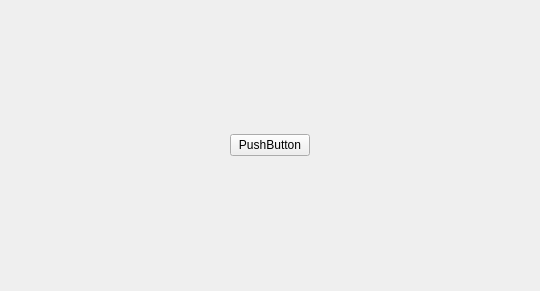
<?xml version="1.0" encoding="UTF-8"?>
<ui version="4.0">
 <class>ButtonGroup</class>
 <widget class="QWidget" name="ButtonGroup">
  <property name="geometry">
   <rect>
    <x>0</x>
    <y>0</y>
    <width>540</width>
    <height>291</height>
   </rect>
  </property>
  <property name="windowTitle">
   <string>Form</string>
  </property>
  <layout class="QGridLayout" name="gridLayout">
   <property name="leftMargin">
    <number>0</number>
   </property>
   <property name="topMargin">
    <number>0</number>
   </property>
   <property name="rightMargin">
    <number>0</number>
   </property>
   <property name="bottomMargin">
    <number>0</number>
   </property>
   <item row="0" column="0">
    <widget class="QStackedWidget" name="stackedWidget">
     <property name="currentIndex">
      <number>0</number>
     </property>
     <widget class="QWidget" name="StratPage">
      <layout class="QHBoxLayout" name="horizontalLayout">
       <item>
        <spacer name="horizontalSpacer">
         <property name="orientation">
          <enum>Qt::Orientation::Horizontal</enum>
         </property>
         <property name="sizeHint" stdset="0">
          <size>
           <width>215</width>
           <height>20</height>
          </size>
         </property>
        </spacer>
       </item>
       <item>
        <widget class="pannel::MyButton" name="strat">
         <property name="text">
          <string>PushButton</string>
         </property>
        </widget>
       </item>
       <item>
        <spacer name="horizontalSpacer_2">
         <property name="orientation">
          <enum>Qt::Orientation::Horizontal</enum>
         </property>
         <property name="sizeHint" stdset="0">
          <size>
           <width>214</width>
           <height>20</height>
          </size>
         </property>
        </spacer>
       </item>
      </layout>
     </widget>
     <widget class="QWidget" name="PlayCardPage">
      <layout class="QHBoxLayout" name="horizontalLayout_2">
       <item>
        <spacer name="horizontalSpacer_3">
         <property name="orientation">
          <enum>Qt::Orientation::Horizontal</enum>
         </property>
         <property name="sizeHint" stdset="0">
          <size>
           <width>215</width>
           <height>20</height>
          </size>
         </property>
        </spacer>
       </item>
       <item>
        <widget class="pannel::MyButton" name="playCard">
         <property name="text">
          <string>PushButton</string>
         </property>
        </widget>
       </item>
       <item>
        <spacer name="horizontalSpacer_4">
         <property name="orientation">
          <enum>Qt::Orientation::Horizontal</enum>
         </property>
         <property name="sizeHint" stdset="0">
          <size>
           <width>214</width>
           <height>20</height>
          </size>
         </property>
        </spacer>
       </item>
      </layout>
     </widget>
     <widget class="QWidget" name="PassOrPlayPage">
      <layout class="QHBoxLayout" name="horizontalLayout_3">
       <item>
        <spacer name="horizontalSpacer_5">
         <property name="orientation">
          <enum>Qt::Orientation::Horizontal</enum>
         </property>
         <property name="sizeHint" stdset="0">
          <size>
           <width>116</width>
           <height>20</height>
          </size>
         </property>
        </spacer>
       </item>
       <item>
        <widget class="pannel::MyButton" name="pass">
         <property name="text">
          <string>PushButton</string>
         </property>
        </widget>
       </item>
       <item>
        <spacer name="horizontalSpacer_6">
         <property name="orientation">
          <enum>Qt::Orientation::Horizontal</enum>
         </property>
         <property name="sizeType">
          <enum>QSizePolicy::Policy::Fixed</enum>
         </property>
         <property name="sizeHint" stdset="0">
          <size>
           <width>107</width>
           <height>20</height>
          </size>
         </property>
        </spacer>
       </item>
       <item>
        <widget class="pannel::MyButton" name="playCard_2">
         <property name="text">
          <string>PushButton</string>
         </property>
        </widget>
       </item>
       <item>
        <spacer name="horizontalSpacer_7">
         <property name="orientation">
          <enum>Qt::Orientation::Horizontal</enum>
         </property>
         <property name="sizeHint" stdset="0">
          <size>
           <width>116</width>
           <height>20</height>
          </size>
         </property>
        </spacer>
       </item>
      </layout>
     </widget>
     <widget class="QWidget" name="CallLordPage">
      <layout class="QHBoxLayout" name="horizontalLayout_4">
       <item>
        <spacer name="horizontalSpacer_8">
         <property name="orientation">
          <enum>Qt::Orientation::Horizontal</enum>
         </property>
         <property name="sizeHint" stdset="0">
          <size>
           <width>37</width>
           <height>20</height>
          </size>
         </property>
        </spacer>
       </item>
       <item>
        <widget class="pannel::MyButton" name="giveUp">
         <property name="text">
          <string>PushButton</string>
         </property>
        </widget>
       </item>
       <item>
        <spacer name="horizontalSpacer_9">
         <property name="orientation">
          <enum>Qt::Orientation::Horizontal</enum>
         </property>
         <property name="sizeType">
          <enum>QSizePolicy::Policy::Fixed</enum>
         </property>
         <property name="sizeHint" stdset="0">
          <size>
           <width>28</width>
           <height>20</height>
          </size>
         </property>
        </spacer>
       </item>
       <item>
        <widget class="pannel::MyButton" name="oneScore">
         <property name="text">
          <string>PushButton</string>
         </property>
        </widget>
       </item>
       <item>
        <spacer name="horizontalSpacer_10">
         <property name="orientation">
          <enum>Qt::Orientation::Horizontal</enum>
         </property>
         <property name="sizeType">
          <enum>QSizePolicy::Policy::Fixed</enum>
         </property>
         <property name="sizeHint" stdset="0">
          <size>
           <width>28</width>
           <height>20</height>
          </size>
         </property>
        </spacer>
       </item>
       <item>
        <widget class="pannel::MyButton" name="twoScore">
         <property name="text">
          <string>PushButton</string>
         </property>
        </widget>
       </item>
       <item>
        <spacer name="horizontalSpacer_11">
         <property name="orientation">
          <enum>Qt::Orientation::Horizontal</enum>
         </property>
         <property name="sizeType">
          <enum>QSizePolicy::Policy::Fixed</enum>
         </property>
         <property name="sizeHint" stdset="0">
          <size>
           <width>29</width>
           <height>20</height>
          </size>
         </property>
        </spacer>
       </item>
       <item>
        <widget class="pannel::MyButton" name="threeScore">
         <property name="text">
          <string>PushButton</string>
         </property>
        </widget>
       </item>
       <item>
        <spacer name="horizontalSpacer_12">
         <property name="orientation">
          <enum>Qt::Orientation::Horizontal</enum>
         </property>
         <property name="sizeHint" stdset="0">
          <size>
           <width>37</width>
           <height>20</height>
          </size>
         </property>
        </spacer>
       </item>
      </layout>
     </widget>
    </widget>
   </item>
  </layout>
 </widget>
 <customwidgets>
  <customwidget>
   <class>pannel::MyButton</class>
   <extends>QPushButton</extends>
   <header>mybutton.h</header>
  </customwidget>
 </customwidgets>
 <resources/>
 <connections/>
</ui>
